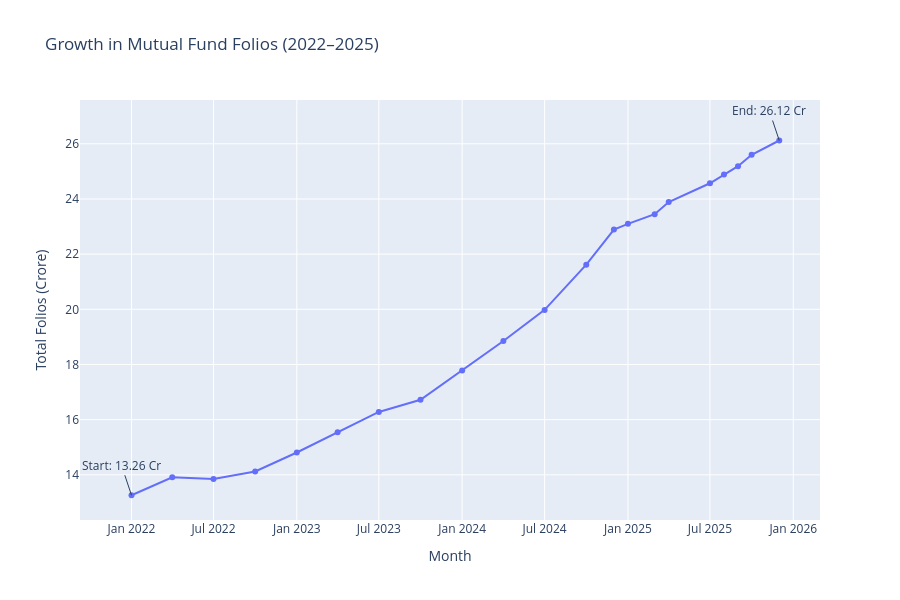

The notebook cell saved with this chart:
### Code cell
fig = px.line(
    folios,
    x='month',
    y='total_folios_crore',
    markers=True,
    title='Growth in Mutual Fund Folios (2022–2025)'
)

fig.add_annotation(
    x=start_folio['month'],
    y=start_folio['total_folios_crore'],
    text=f"Start: {start_folio['total_folios_crore']:.2f} Cr",
    showarrow=True
)

fig.add_annotation(
    x=end_folio['month'],
    y=end_folio['total_folios_crore'],
    text=f"End: {end_folio['total_folios_crore']:.2f} Cr",
    showarrow=True
)

fig.update_layout(
    xaxis_title='Month',
    yaxis_title='Total Folios (Crore)',
    height=600
)
plt.savefig(
    "exported_charts/folio_growth.png",
    dpi=300,
    bbox_inches="tight"
)
fig.show()

### Figure 1 — Plotly figure (JSON) as saved in the notebook; plotly's stock layout.template omitted (floating-point values rounded to 4 significant figures)
{"data": [{"hovertemplate": "month=%{x}<br>total_folios_crore=%{y}<extra></extra>", "legendgroup": "", "line": {"color": "#636efa", "dash": "solid"}, "marker": {"symbol": "circle"}, "mode": "lines+markers", "name": "", "orientation": "v", "showlegend": false, "type": "scatter", "x": ["2022-01-01T00:00:00.000000000", "2022-04-01T00:00:00.000000000", "2022-07-01T00:00:00.000000000", "2022-10-01T00:00:00.000000000", "2023-01-01T00:00:00.000000000", "2023-04-01T00:00:00.000000000", "2023-07-01T00:00:00.000000000", "2023-10-01T00:00:00.000000000", "2024-01-01T00:00:00.000000000", "2024-04-01T00:00:00.000000000", "2024-07-01T00:00:00.000000000", "2024-10-01T00:00:00.000000000", "2024-12-01T00:00:00.000000000", "2025-01-01T00:00:00.000000000", "2025-03-01T00:00:00.000000000", "2025-04-01T00:00:00.000000000", "2025-07-01T00:00:00.000000000", "2025-08-01T00:00:00.000000000", "2025-09-01T00:00:00.000000000", "2025-10-01T00:00:00.000000000", "2025-12-01T00:00:00.000000000"], "xaxis": "x", "y": [13.26, 13.91, 13.85, 14.12, 14.81, 15.54, 16.28, 16.72, 17.78, 18.85, 19.98, 21.62, 22.89, 23.1, 23.45, 23.89, 24.57, 24.89, 25.19, 25.6, 26.12], "yaxis": "y"}], "layout": {"annotations": [{"showarrow": true, "text": "Start: 13.26 Cr", "x": "2022-01-01T00:00:00", "y": 13.26}, {"showarrow": true, "text": "End: 26.12 Cr", "x": "2025-12-01T00:00:00", "y": 26.12}], "height": 600, "legend": {"tracegroupgap": 0}, "title": {"text": "Growth in Mutual Fund Folios (2022–2025)"}, "xaxis": {"anchor": "y", "domain": [0, 1], "title": {"text": "Month"}}, "yaxis": {"anchor": "x", "domain": [0, 1], "title": {"text": "Total Folios (Crore)"}}}}
